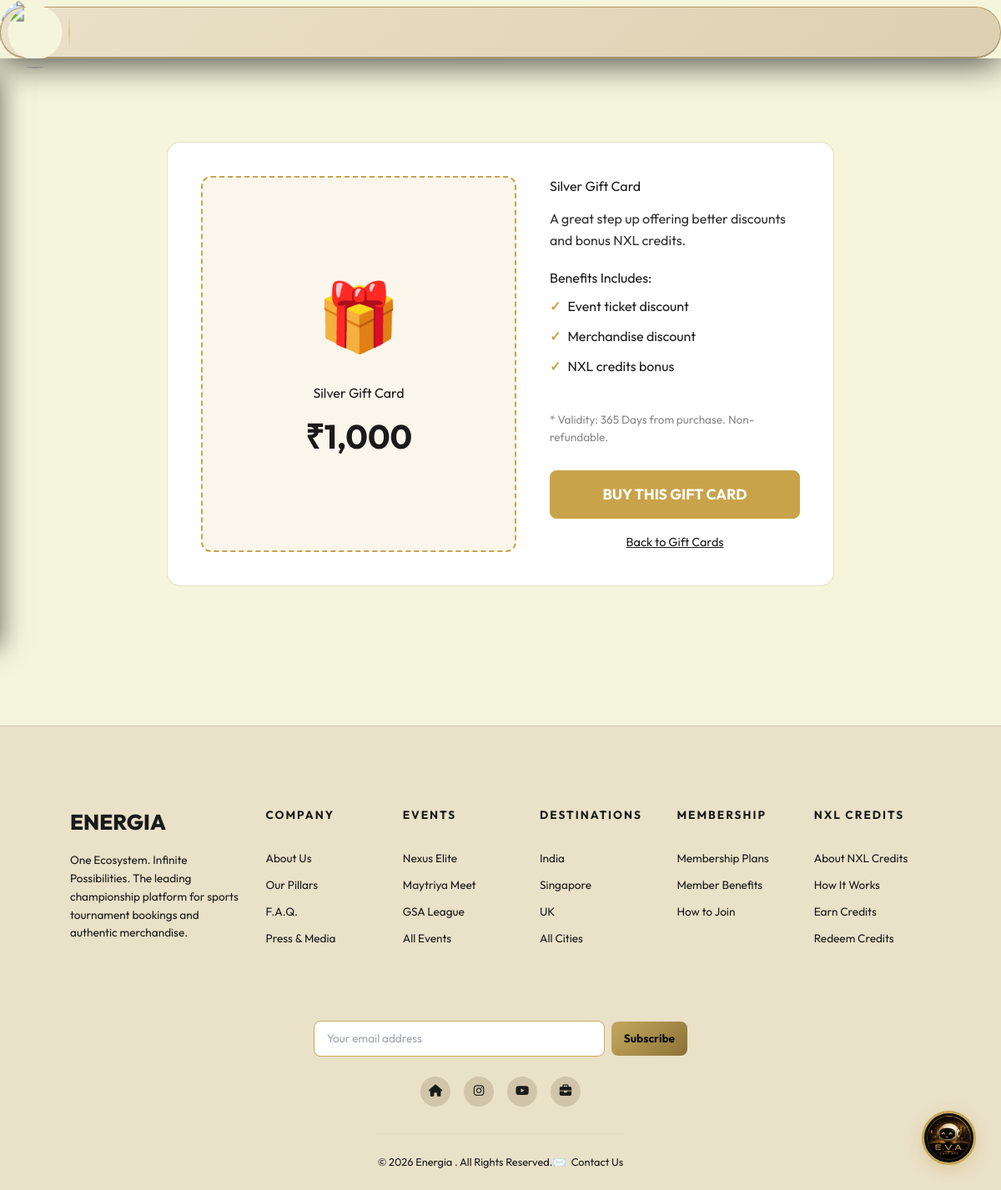
Screenshot of /project/gift-card-details.php?id=2 with the database file from the repository.
### tables this page shows
CREATE TABLE IF NOT EXISTS gift_cards (
    id INT AUTO_INCREMENT PRIMARY KEY,
    name VARCHAR(100) NOT NULL,
    price DECIMAL(10,2) NOT NULL,
    description TEXT,
    validity_days INT DEFAULT 365,
    benefits TEXT,
    badge VARCHAR(50) NULL,
    status ENUM('active', 'inactive') DEFAULT 'active',
    created_at TIMESTAMP DEFAULT CURRENT_TIMESTAMP
);

### project/gift-card-details.php (the view, shortened to what this page needs)
<?php
require_once 'includes/header.php';
require_once 'includes/navbar.php';
$id = intval($_GET['id']);
$db = (new Database())->getConnection();
$stmt = $db->prepare("SELECT * FROM gift_cards WHERE id = ? AND status = 'active'");
$stmt->execute([$id]);
$card = $stmt->fetch(PDO::FETCH_ASSOC);
$benefits = json_decode($card['benefits'], true);
?>
<link rel="stylesheet" href="assets/css/gift-cards.css">
<main class="gc-container w-full max-w-4xl mx-auto px-4 py-10">
    <div style="max-width: 800px; margin: 0 auto; background: var(--gc-card-bg); border: 1px solid var(--gc-border); border-radius: 16px; padding: 40px; display: flex; gap: 40px; flex-wrap: wrap;">
        <div style="flex: 1; min-width: 300px; text-align: center; border: 2px dashed var(--gc-gold); border-radius: 12px; padding: 40px; background: var(--gc-hover-bg); display: flex; flex-direction: column; justify-content: center;">
            <div style="font-size: 5rem; margin-bottom: 20px;">🎁</div>
            <h2 style="color: var(--gc-gold); margin-bottom: 10px;"><?php echo htmlspecialchars($card['name']); ?></h2>
            <div style="font-size: 2.5rem; font-weight: bold;">₹<?php echo number_format($card['price']); ?></div>
        </div>
        <div style="flex: 1; min-width: 300px; display: flex; flex-direction: column; justify-content: center;">
            <h1 style="color: var(--gc-gold); margin-bottom: 15px;"><?php echo htmlspecialchars($card['name']); ?></h1>
            <p style="color: var(--gc-text); opacity: 0.9; margin-bottom: 20px; line-height: 1.6;">
                <?php echo htmlspecialchars($card['description']); ?>
            </p>
            <h4 style="margin-bottom: 10px; color: var(--gc-gold);">Benefits Includes:</h4>
            <ul class="gc-card-benefits" style="margin-bottom: 30px;">
                <?php if (is_array($benefits)): ?>
                    <?php foreach ($benefits as $b): ?>
                        <li style="font-size: 1rem; margin-bottom: 12px;"><?php echo htmlspecialchars($b); ?></li>
                    <?php endforeach; ?>
                <?php endif; ?>
            </ul>
            <div style="font-size: 0.85rem; color: #888; margin-bottom: 30px;">
                * Validity: <?php echo $card['validity_days']; ?> Days from purchase. Non-refundable.
            </div>
            <form action="gift-card-checkout.php" method="POST">
                <button type="submit" class="gc-btn gc-btn-solid" style="width: 100%; padding: 15px; font-size: 1.1rem;">Buy This Gift Card</button>
            </form>
            <div style="margin-top: 15px; text-align: center;">
                <a href="gift-cards.php" style="color: var(--gc-gold); text-decoration: underline; font-size: 0.9rem;">Back to Gift Cards</a>
            </div>
        </div>
    </div>
</main>
<?php require_once 'includes/footer.php'; ?>

### project/assets/css/MainLayout.css (style rules this page uses)
html { scroll-behavior: smooth; scroll-padding-top: 90px; }

### project/assets/css/chatbot.css (style rules this page uses)
body { background: #090a0f; color: #fff; font-family: 'Inter', sans-serif; margin: 0; }

### project/assets/css/gift-cards.css (style rules this page uses)
:root { --gc-bg: #050816; --gc-card-bg: #11131c; --gc-text: #ffffff; --gc-gold: #d4af37; --gc-border: rgba(212, 175, 55, 0.45); --gc-hover-bg: rgba(212, 175, 55, 0.1); }
body.light-theme { --gc-bg: #f7f1dc; --gc-card-bg: #ffffff; --gc-text: #111111; --gc-gold: #c9a34a; --gc-border: rgba(201, 163, 74, 0.35); --gc-hover-bg: rgba(201, 163, 74, 0.1); }
.gc-container { background-color: var(--gc-bg); color: var(--gc-text); min-height: 100vh; padding: 100px 20px 40px; font-family: inherit; transition: background-color 0.3s, color 0.3s; }
.gc-btn { background: var(--gc-hover-bg); color: var(--gc-gold); border: 1px solid var(--gc-gold); padding: 10px 24px; font-size: 1rem; font-weight: bold; border-radius: 8px; cursor: pointer; text-decoration: none; transition: all 0.3s; text-transform: uppercase; }
.gc-btn-solid { background: var(--gc-gold); color: #fff; }
.gc-card-benefits { list-style: none; padding: 0; margin: 0 0 20px 0; text-align: left; flex-grow: 1; }
.gc-card-benefits li { margin-bottom: 10px; font-size: 0.9rem; display: flex; align-items: center; gap: 8px; }
.gc-card-benefits li::before { content: "✓"; color: var(--gc-gold); font-weight: bold; }

### project/includes/header.php (style rules this page uses)
* { margin: 0; padding: 0; box-sizing: border-box; }
body { background-color: #0b0c10 !important; color: #f5f6fa !important; font-family: 'Outfit', sans-serif !important; overflow-x: clip; }
a { text-decoration: none; color: inherit; }
button { cursor: pointer; font-family: 'Outfit', sans-serif; }
body.light-theme { --bg-primary: #f5f5dc; --bg-secondary: #eae1c9; --bg-card: rgba(255, 255, 255, 0.7); --text-primary: #1a1a1a; --text-secondary: #4a4a4a; --text-dark: #000000; }
body.light-theme .main-layout, body.light-theme .home-page, body.light-theme .destinations-section, body.light-theme .flagship-events-section, body.light-theme .nxl-wallet-section, body.light-theme .membership-section, body.light-theme .gsa-detail-page, body.light-theme .gsa-about-section, body.light-theme .gsa-features-section, body.light-theme .gsa-events-section, body.light-theme .events-section, body.light-theme .gsa-gallery-section, body.light-theme .gallery-section, body.light-theme .gallery-hero, body.light-theme .filter-section, body.light-theme .blog-section, body.light-theme .pillars-section, body.light-theme .pillar-page, body.light-theme .partners-section, body.light-theme .custom-image-banner-section, body.light-theme .gsa-booking-section, body.light-theme .gsa-reviews-section, body.light-theme .gsa-location-section, body.light-theme .nexus-section, body.light-theme .about-page, body.light-theme .about-hero, body.light-theme .login-page, body.light-theme .register-page, body.light-theme .support-page, body.light-theme .visitor-page, body.light-theme .exhibitor-page, body.light-theme .media-page, body.light-theme .wallet-page, body.light-theme .credits-page, body.light-theme .sponsors-page, body.light-theme .dashboard-page, body.light-theme .cart-page, body.light-theme .admin-dashboard, body.light-theme .products-page, body.light-theme .sports-page, body.light-theme .dest-detail-page, body.light-theme .gc-container { background-color: #f5f5dc !important; color: #1a1a1a !important; background: #f5f5dc !important; }
body.light-theme h1, body.light-theme h2, body.light-theme h3, body.light-theme h4, body.light-theme p, body.light-theme span:not(.badge):not(.tag):not(.metric-val):not(.sport-tag):not(.gold-highlight):not(.card-badge), body.light-theme a, body.light-theme .nav-links a, body.light-theme .nav-link-btn, body.light-theme .nav-dropdown-trigger, body.light-theme .nav-dropdown-item { color: #1a1a1a !important; -webkit-text-fill-color: #1a1a1a !important; text-shadow: none !important; }
*, *::before, *::after { box-sizing: border-box; }

### rows the page displays
gift_cards: name "Silver Gift Card", price "1,000", description "A great step up offering better discounts and bonus NXL credits.", benefits "Event ticket discount", benefits "Merchandise discount", benefits "NXL credits bonus", validity_days "365"
